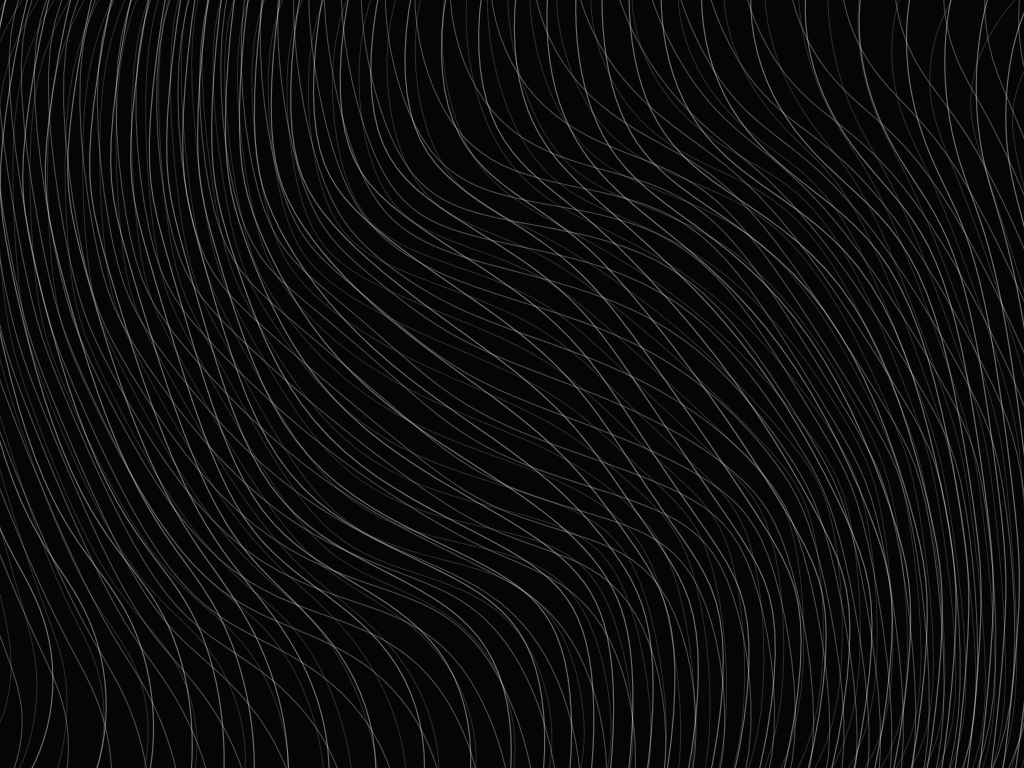
Frame 1 (no input)
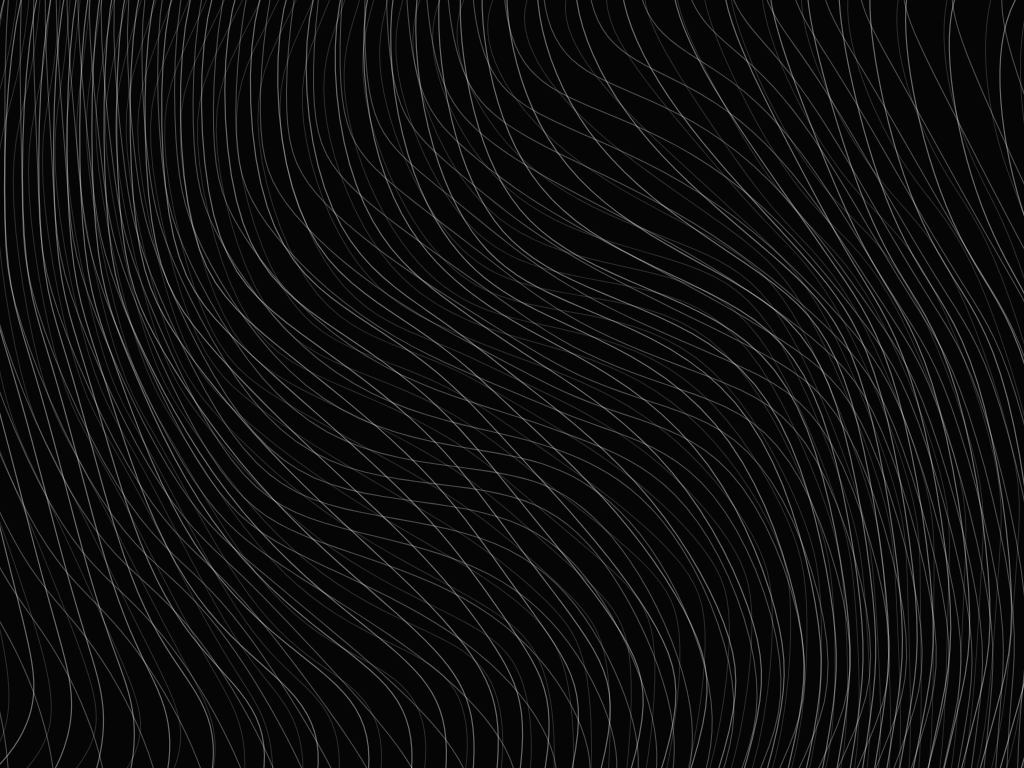
Frame 60 (no input)
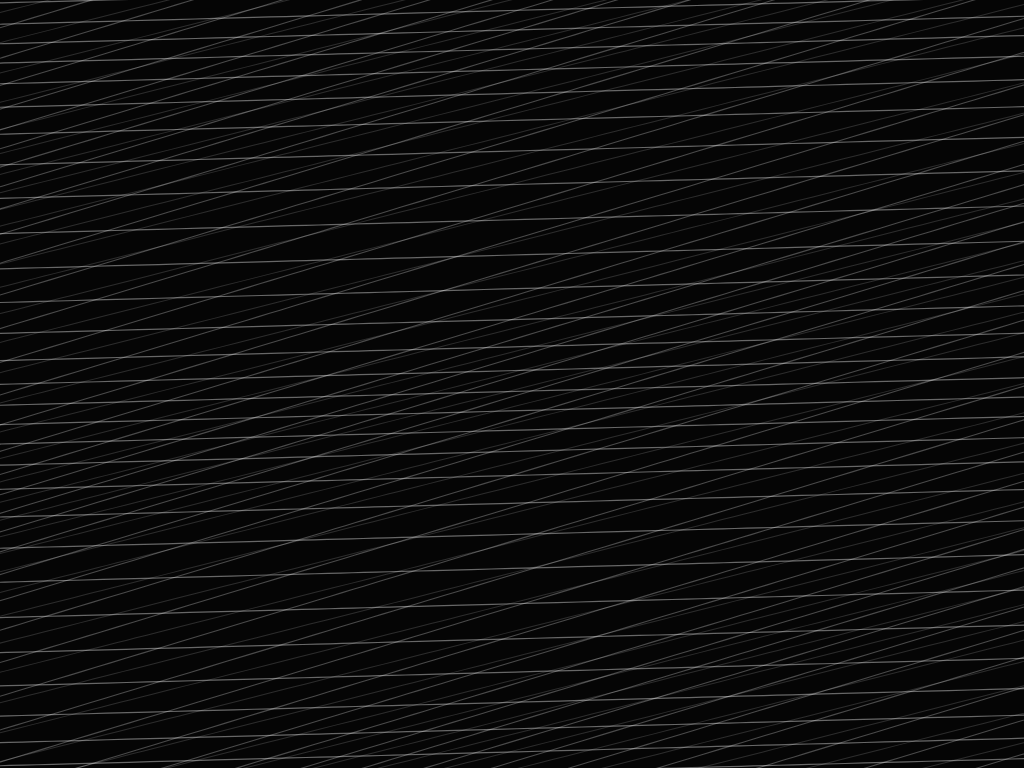
Frame 120 (the mouse pressed at the canvas centre since frame 60)

The p5.js sketch that drew these frames (run headless with seeded random() and noise() and a simulated clock; from frame 60 on, the mouse is pressed at the canvas centre):

// p5.js sketch
// ── sketch.js
let t = 0;

let layers = [];
let gridDensity = 45;
let baseRotation = 0;

let shockwaves = [];

function setup() {
  createCanvas(1024, 768);
  pixelDensity(1);
  smooth();
  
  for (let i = 0; i < 3; i++) {
    layers.push({
      angleOffset: random(TWO_PI),
      scale: 1 + i * 0.1,
      alpha: 40 + i * 30
    });
  }
}

function draw() {
  background(5);
  translate(width / 2, height / 2);

  let mouseForce = dist(mouseX, mouseY, width/2, height/2) / 500;
  let vortexStrength = map(mouseX, 0, width, -2.0, 2.0);
  let wavePhase = t * 0.03;

  baseRotation += map(mouseY, 0, height, -0.0004, 0.0004);

  // Update shockwaves
  for (let s of shockwaves) {
    s.radius += 12;
    s.strength *= 0.96;
  }

  shockwaves = shockwaves.filter(s => s.strength > 0.02);

  for (let l of layers) {
    push();
    rotate(baseRotation + l.angleOffset);
    scale(l.scale);

    stroke(255, l.alpha);
    strokeWeight(1);
    noFill();

    drawFastGrid(
      gridDensity,
      vortexStrength,
      mouseForce,
      wavePhase
    );

    pop();
  }

  t++;
}

function drawFastGrid(density, vortex, force, phase) {
  let spacingX = width / density;

  for (let x = -width; x <= width; x += spacingX) {
    beginShape();
    for (let y = -height; y <= height; y += 14) {

      let dx = x;
      let dy = y;

      let d2 = dx*dx + dy*dy;
      let radius = sqrt(d2);
      let angle = atan2(dy, dx);

      // Base vortex distortion
      angle += vortex * force / (1 + d2 * 0.000002);

      let vx = cos(angle) * radius;
      let vy = sin(angle) * radius;

      // Shockwave influence
      let shockInfluence = 0;

      for (let s of shockwaves) {
        let dxs = vx - s.x;
        let dys = vy - s.y;
        let distToWave = sqrt(dxs*dxs + dys*dys);

        let edge = abs(distToWave - s.radius);
        if (edge < 40) {
          shockInfluence += (1 - edge/40) * s.strength * 2.0;
        }
      }

      angle += shockInfluence;

      vx = cos(angle) * radius;
      vy = sin(angle) * radius;

      // Wave field
      vx += sin(vx * 0.02 + phase) * 15;
      vy += cos(vy * 0.02 + phase * 1.2) * 15;

      vertex(vx, vy);
    }
    endShape();
  }
}

function mousePressed() {
  shockwaves.push({
    x: mouseX - width/2,
    y: mouseY - height/2,
    radius: 0,
    strength: 1
  });
}
